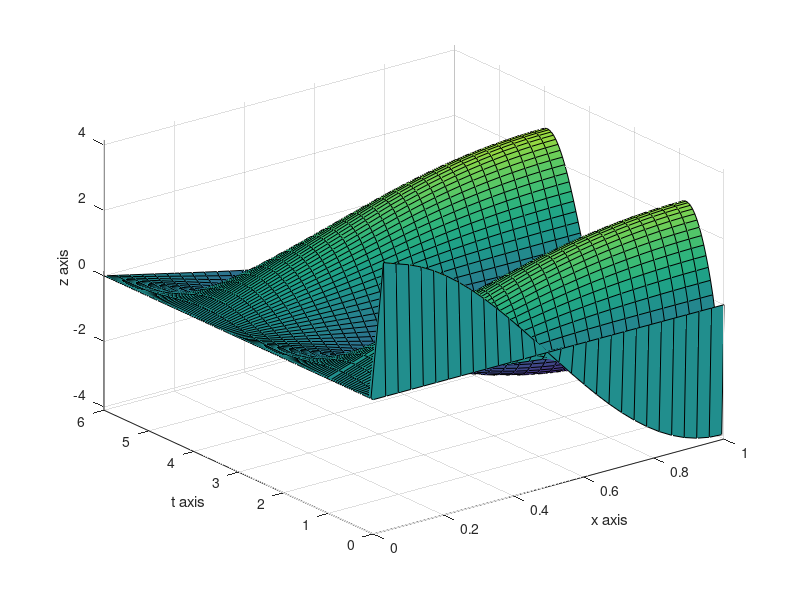

MATLAB code to generate this figure: (Note: this script raises an error after producing the figure.)

addpath(genpath('~/figuremaker/'))


load('surf_data.txt');

z=surf_data;

 
% x=linspace(0,1,30);
% lx=length(x);

x=z(:,1);


 t= 0:.05:6;
 
%t=linspace(0,6*pi,190);
lt=length(t);
figure

% tind=[1:20 22:4:lt];
% tplot=t(tind);
% 
% xind=1:2:lx;
% 
% xplot=  x(xind);
% 
%  z_plot=z(xind,tind)';
% 
% 
% set(0,'DefaultAxesFontSize', 20)
% 
% surf(xplot,tplot,z_plot)

%%%%%%%%%
tind=[1:20 22:1:lt];
tplot=t(tind);

% xind=1:2:lx;
% 
% xplot=  x(xind);



 z_plot=z(:,tind);
 
  z_plot(:,1)=zeros(size(x));
 
% z_plot(28,1)=0;


%  set(0,'DefaultAxesFontSize', 20)

surf(x,tplot,z_plot')

%%%%%%%%

L=x(end)

xlabel('x axis')
ylabel('t axis')
zlabel('z axis')

%  xlabel('$x$','Interpreter','latex'); %, 'fontsize', 20); 
% ylabel('$t$','Interpreter','latex');  %, 'fontsize',20); 
%  zlabel('$z$','Interpreter','latex'); %,'rotation',0, 'fontsize', 20); 
 
% xhandle=xlabel('x')
% set(xhandle,'Fontsize',20)
% set(xhandle,'Fontangle','italic')
% set(xhandle,'Fontname','Timesnewroman')
% 
% yhandle=ylabel('t')
% set(yhandle,'Fontsize',20)
% set(yhandle,'Fontangle','italic')
% set(yhandle,'Fontname','Timesnewroman')
% 
% zhandle=zlabel('z','rotation',0)
% set(zhandle,'Fontsize',20)
% set(zhandle,'Fontangle','italic')
% set(zhandle,'Fontname','Timesnewroman')
% 
%  xlabel('$x$','Interpreter','latex');
%  
% %  ylabel('$t$','Interpreter','latex','rotation',0);
% 
%   ylabel('$t$','Interpreter','latex');
%   
%   ylabel('$t$','Interpreter','latex');
%   




%  xlabel('x')
%   ylabel('t' )
%    zlabel('z','rotation',0)
  
%axis([0,L+.05,0,20,min(min(z_plot))-.1, max( max(z_plot))+.1])

axis([0,1,0,6,min(min(z_plot))-.1, max( max(z_plot))+.1])

% set(gca,'XTick',[0,.4,.8,1.2,1.4])
% set(gca,'XTickLabel',{'0','.4','.8','1.2','1.2'})


%  axis([0,x(end),0,tplot(end),min(min(z_plot))-.1, max( max(z_plot))+.1])

grid on


%   print -deps2c plot_surf_mimo_unbdd.eps

%   print -deps2 -tiff -r300  ch2_ex_2_4_f2_11_surf.eps 
 
 % Export the figure.
exportfig('Ex1_2_f3_surf.pdf',...
    'width',3.7,...
    'color','gray','Resolution',300,'FontMode','fixed','FontSize',10) 
  
  
  
  

load('y_data.txt');

vv=y_data;

ty=vv(:,1);

y=vv(:,2);
yr=vv(:,3)
Gamma=vv(:,5);
% y2=vv(:,4);
% yr2=vv(:,5);
% Gam1=vv(:,6);
% Gam2=vv(:,7);

% set(0,'DefaultAxesFontSize', 20)

figure 
plot(ty,y,ty,yr,'--','LineWidth',2)

%  xlabel('t')
%   ylabel('y','rotation',0)

% xlabel('$t$','Interpreter','latex');
%  ylabel('$y$','Interpreter','latex'); %,'rotation',0);

xlabel('t axis')
ylabel('y axis')

%   
  grid on
  
  axis([0,ty(end),min(min([y yr]))-.1 max(max([y yr]))+.1])
  
%  print -deps2  plot_y1_mimo_unbdd.eps

 % Export the figure.
exportfig('Ex1_2_f1_y.pdf',...
    'width',3.7,...
    'color','gray','Resolution',300,'FontMode','fixed','FontSize',10) 
  


  
%   
%   figure 
% plot(ty,y2,ty,yr2,'LineWidth',2)
% 
% %  xlabel('t')
% %   ylabel('y','rotation',0)
% 
% xlabel('$t$','Interpreter','latex');
%  ylabel('$y_2$','Interpreter','latex','rotation',0);
%   
%   grid on
%   
%    axis([0,ty(end),min(min([y2 yr2]))-.1 max(max([y2 yr2]))+.1])
%   
%   print -deps2c plot_y2_mimo_unbdd.eps
% 
%   
%   
    figure 
%   
   
 e=y-yr;  
  
% set(0,'DefaultAxesFontSize', 20) 
 
 
 plot(ty,e,'LineWidth',2)

%  xlabel('t')
%   ylabel('e','rotation',0)

% xlabel('$t$','Interpreter','latex');
%  ylabel('$e$','Interpreter','latex','rotation',0);

xlabel('t axis')
ylabel('e axis')

  
  grid on
  
  axis([0,ty(end),min(e)-.1,max(e)+.1])
  
   % Export the figure.
exportfig('Ex1_2_f2_e.pdf',...
    'width',3.7,...
    'color','gray','Resolution',300,'FontMode','fixed','FontSize',10) 
  

  
%  print -deps2c plot_e1_mimo_unbdd.eps
  
  
%   %%%%%%%%%%%%%%%%%%%%%%%%%%%
%     figure 
%   
%    
%  e2=y2-yr2;  
%   
%  set(0,'DefaultAxesFontSize', 20) 
%  
%  
%  plot(ty,e2,'LineWidth',2)
% 
% %  xlabel('t')
% %   ylabel('e','rotation',0)
% 
% xlabel('$t$','Interpreter','latex');
%  ylabel('$e_2$','Interpreter','latex','rotation',0);
%   
%   grid on
%   
%   axis([0,ty(end),min(e2)-.1,max(e2)+.1])
%   
%   print -deps2c plot_e2_mimo_unbdd.eps
%   
%   
   %%%%%%%%%%%%%%%%%%%%%%%%%%%
    figure 
  
   
  
  
 % set(0,'DefaultAxesFontSize', 20) 
 
 
 plot(ty,Gamma,'LineWidth',2)

%  xlabel('t')
%   ylabel('e','rotation',0)

% xlabel('$t$','Interpreter','latex');
%  ylabel('$\Gamma $','Interpreter','latex');

xlabel('t axis')
ylabel('u axis')

  
  grid on
  
  axis([0,ty(end),min(Gamma)-.1,max(Gamma)+.1])
  
%  print -deps2c plot_Gam1_mimo_unbdd.eps

 % Export the figure.
exportfig('Ex1_2_f4_gamma.pdf',...
    'width',3.7,...
    'color','gray','Resolution',300,'FontMode','fixed','FontSize',10) 
  

  
  
   %%%%%%%%%%%%%%%%%%%%%%%%%%%
%     figure 
%   
%    
%   
%   
%  set(0,'DefaultAxesFontSize', 20) 
%  
%  
%  plot(ty,Gam2,'LineWidth',2)
% 
% %  xlabel('t')
% %   ylabel('e','rotation',0)
% 
% xlabel('$t$','Interpreter','latex');
%  ylabel('$\Gamma_2 w$','Interpreter','latex');
%   
%   grid on
%   
%   axis([0,ty(end),min(Gam2)-.1,max(Gam2)+.1])
%   
%   print -deps2c plot_Gam2_mimo_unbdd.eps 
%   
%   
%   